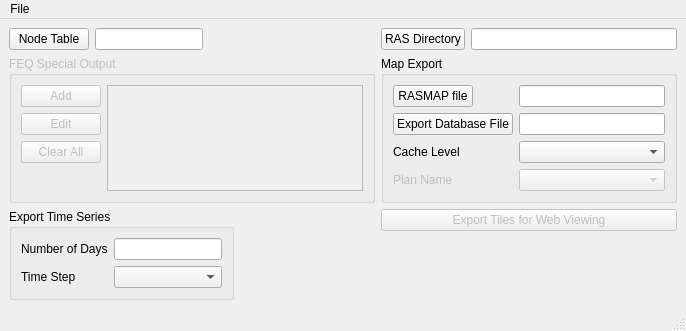
<?xml version="1.0" encoding="UTF-8"?>
<ui version="4.0">
 <class>FEQRASMapperMainWindow</class>
 <widget class="QMainWindow" name="FEQRASMapperMainWindow">
  <property name="geometry">
   <rect>
    <x>0</x>
    <y>0</y>
    <width>686</width>
    <height>312</height>
   </rect>
  </property>
  <property name="windowTitle">
   <string>FEQ RAS mapper</string>
  </property>
  <widget class="QWidget" name="centralwidget">
   <layout class="QFormLayout" name="formLayout_3">
    <item row="0" column="0">
     <layout class="QHBoxLayout" name="horizontalLayout">
      <item>
       <widget class="QPushButton" name="nodeTablePushButton">
        <property name="text">
         <string>Node Table</string>
        </property>
       </widget>
      </item>
      <item>
       <widget class="QLineEdit" name="nodeTableLineEdit">
        <property name="readOnly">
         <bool>true</bool>
        </property>
       </widget>
      </item>
     </layout>
    </item>
    <item row="0" column="1">
     <layout class="QHBoxLayout" name="horizontalLayout_3">
      <item>
       <widget class="QPushButton" name="rasDirPushButton">
        <property name="text">
         <string>RAS Directory</string>
        </property>
       </widget>
      </item>
      <item>
       <widget class="QLineEdit" name="rasDirLineEdit">
        <property name="readOnly">
         <bool>true</bool>
        </property>
       </widget>
      </item>
     </layout>
    </item>
    <item row="1" column="0">
     <widget class="QGroupBox" name="feqSpecOutputGroupBox">
      <property name="enabled">
       <bool>false</bool>
      </property>
      <property name="title">
       <string>FEQ Special Output</string>
      </property>
      <layout class="QHBoxLayout" name="horizontalLayout_2">
       <item>
        <layout class="QVBoxLayout" name="verticalLayout">
         <item>
          <widget class="QPushButton" name="addSpecOutputPushButton">
           <property name="text">
            <string>Add</string>
           </property>
          </widget>
         </item>
         <item>
          <widget class="QPushButton" name="editSpecOutputPushButton">
           <property name="text">
            <string>Edit</string>
           </property>
          </widget>
         </item>
         <item>
          <widget class="QPushButton" name="clearSpecOutputPushButton">
           <property name="text">
            <string>Clear All</string>
           </property>
          </widget>
         </item>
         <item>
          <spacer name="verticalSpacer_2">
           <property name="orientation">
            <enum>Qt::Vertical</enum>
           </property>
           <property name="sizeHint" stdset="0">
            <size>
             <width>20</width>
             <height>40</height>
            </size>
           </property>
          </spacer>
         </item>
        </layout>
       </item>
       <item>
        <widget class="QListWidget" name="specOutputListWidget"/>
       </item>
      </layout>
     </widget>
    </item>
    <item row="1" column="1">
     <widget class="QGroupBox" name="groupBox_2">
      <property name="title">
       <string>Map Export</string>
      </property>
      <layout class="QFormLayout" name="formLayout_2">
       <item row="0" column="0">
        <widget class="QPushButton" name="rasmapFilePushButton">
         <property name="text">
          <string>RASMAP file</string>
         </property>
        </widget>
       </item>
       <item row="0" column="1">
        <widget class="QLineEdit" name="rasmapFileLineEdit">
         <property name="readOnly">
          <bool>true</bool>
         </property>
        </widget>
       </item>
       <item row="1" column="0">
        <widget class="QPushButton" name="exportDBPushButton">
         <property name="text">
          <string>Export Database File</string>
         </property>
        </widget>
       </item>
       <item row="1" column="1">
        <widget class="QLineEdit" name="exportDBLineEdit">
         <property name="readOnly">
          <bool>true</bool>
         </property>
        </widget>
       </item>
       <item row="2" column="0">
        <widget class="QLabel" name="label_3">
         <property name="text">
          <string>Cache Level</string>
         </property>
         <property name="buddy">
          <cstring>cacheLevelComboBox</cstring>
         </property>
        </widget>
       </item>
       <item row="2" column="1">
        <widget class="QComboBox" name="cacheLevelComboBox"/>
       </item>
       <item row="3" column="0">
        <widget class="QLabel" name="planNameLabel">
         <property name="enabled">
          <bool>false</bool>
         </property>
         <property name="text">
          <string>Plan Name</string>
         </property>
        </widget>
       </item>
       <item row="3" column="1">
        <widget class="QComboBox" name="planNameComboBox">
         <property name="enabled">
          <bool>false</bool>
         </property>
        </widget>
       </item>
      </layout>
     </widget>
    </item>
    <item row="2" column="0">
     <widget class="QGroupBox" name="groupBox_3">
      <property name="title">
       <string>Export Time Series</string>
      </property>
      <layout class="QFormLayout" name="formLayout">
       <item row="0" column="0">
        <widget class="QLabel" name="label">
         <property name="text">
          <string>Number of Days</string>
         </property>
         <property name="buddy">
          <cstring>numDaysLineEdit</cstring>
         </property>
        </widget>
       </item>
       <item row="0" column="1">
        <widget class="QLineEdit" name="numDaysLineEdit"/>
       </item>
       <item row="1" column="0">
        <widget class="QLabel" name="label_2">
         <property name="text">
          <string>Time Step</string>
         </property>
         <property name="buddy">
          <cstring>timeStepComboBox</cstring>
         </property>
        </widget>
       </item>
       <item row="1" column="1">
        <widget class="QComboBox" name="timeStepComboBox"/>
       </item>
      </layout>
     </widget>
    </item>
    <item row="2" column="1">
     <widget class="QPushButton" name="exportTilesPushButton">
      <property name="enabled">
       <bool>false</bool>
      </property>
      <property name="text">
       <string>Export Tiles for Web Viewing</string>
      </property>
     </widget>
    </item>
   </layout>
  </widget>
  <widget class="QMenuBar" name="menubar">
   <property name="geometry">
    <rect>
     <x>0</x>
     <y>0</y>
     <width>686</width>
     <height>21</height>
    </rect>
   </property>
   <widget class="QMenu" name="menuFile">
    <property name="title">
     <string>File</string>
    </property>
    <addaction name="actionNew"/>
    <addaction name="actionOpen"/>
    <addaction name="actionSave"/>
    <addaction name="actionSaveAs"/>
   </widget>
   <addaction name="menuFile"/>
  </widget>
  <widget class="QStatusBar" name="statusbar"/>
  <action name="actionNew">
   <property name="text">
    <string>New</string>
   </property>
  </action>
  <action name="actionOpen">
   <property name="text">
    <string>Open</string>
   </property>
  </action>
  <action name="actionSave">
   <property name="text">
    <string>Save</string>
   </property>
  </action>
  <action name="actionSaveAs">
   <property name="enabled">
    <bool>true</bool>
   </property>
   <property name="text">
    <string>Save As</string>
   </property>
  </action>
 </widget>
 <tabstops>
  <tabstop>nodeTablePushButton</tabstop>
  <tabstop>nodeTableLineEdit</tabstop>
  <tabstop>addSpecOutputPushButton</tabstop>
  <tabstop>editSpecOutputPushButton</tabstop>
  <tabstop>clearSpecOutputPushButton</tabstop>
  <tabstop>specOutputListWidget</tabstop>
  <tabstop>numDaysLineEdit</tabstop>
  <tabstop>timeStepComboBox</tabstop>
  <tabstop>rasDirPushButton</tabstop>
  <tabstop>rasDirLineEdit</tabstop>
  <tabstop>rasmapFilePushButton</tabstop>
  <tabstop>rasmapFileLineEdit</tabstop>
  <tabstop>exportDBPushButton</tabstop>
  <tabstop>exportDBLineEdit</tabstop>
  <tabstop>cacheLevelComboBox</tabstop>
  <tabstop>exportTilesPushButton</tabstop>
 </tabstops>
 <resources/>
 <connections/>
</ui>
